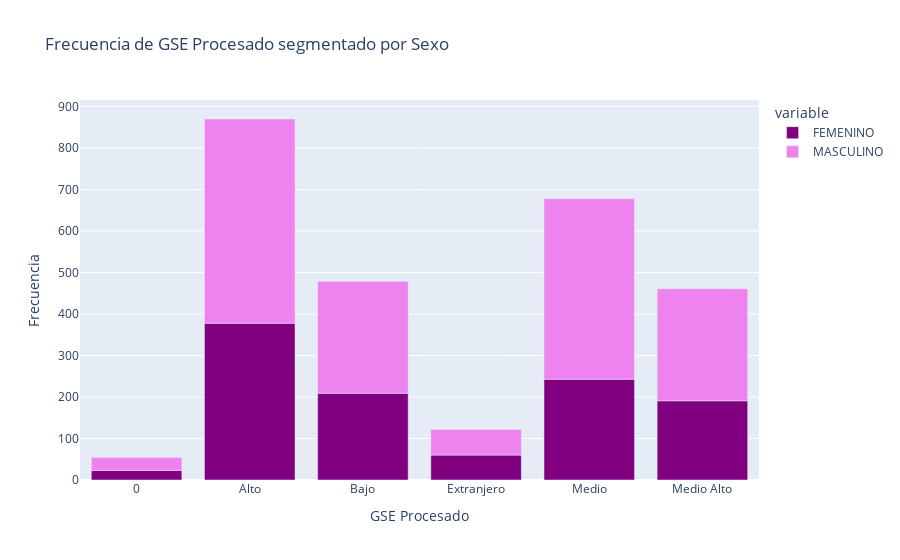

Write notebook code for a chart like this one.
### Code cell
import plotly.express as px

# Filtrar los datos para excluir valores nulos en la columna GSE_Procesado y SEXO
filtered_df_gse = df[df["GSE_Procesado"].notna() & df["SEXO"].notna()]

# Contar las frecuencias de los valores en la columna GSE_Procesado segmentado por SEXO
gse_sexo_counts = filtered_df_gse.groupby(["GSE_Procesado", "SEXO"]).size().unstack().fillna(0)

# Crear el gráfico de barras en orientación vertical
fig_gse_sexo = px.bar(gse_sexo_counts, 
                      x=gse_sexo_counts.index, 
                      y=[col for col in gse_sexo_counts.columns], 
                      orientation='v', 
                      color_discrete_sequence=['purple', 'violet'], 
                      labels={'value': 'Frecuencia', 'GSE_Procesado': 'GSE Procesado'}, 
                      title

fig_gse_sexo.update_traces(textposition='outside', textfont_color='violet')
fig_gse_sexo.update_layout(xaxis_tickangle=0)
fig_gse_sexo.show()

### Figure 1 — Plotly figure (JSON) as saved in the notebook; plotly's stock layout.template omitted (floating-point values rounded to 4 significant figures)
{"data": [{"alignmentgroup": "True", "hovertemplate": "variable=FEMENINO<br>GSE Procesado=%{x}<br>Frecuencia=%{y}<extra></extra>", "legendgroup": "FEMENINO", "marker": {"color": "purple", "pattern": {"shape": ""}}, "name": "FEMENINO", "offsetgroup": "FEMENINO", "orientation": "v", "showlegend": true, "textfont": {"color": "violet"}, "textposition": "outside", "type": "bar", "x": [0, "Alto", "Bajo", "Extranjero", "Medio", "Medio Alto"], "xaxis": "x", "y": [23, 378, 209, 60, 243, 191], "yaxis": "y"}, {"alignmentgroup": "True", "hovertemplate": "variable=MASCULINO<br>GSE Procesado=%{x}<br>Frecuencia=%{y}<extra></extra>", "legendgroup": "MASCULINO", "marker": {"color": "violet", "pattern": {"shape": ""}}, "name": "MASCULINO", "offsetgroup": "MASCULINO", "orientation": "v", "showlegend": true, "textfont": {"color": "violet"}, "textposition": "outside", "type": "bar", "x": [0, "Alto", "Bajo", "Extranjero", "Medio", "Medio Alto"], "xaxis": "x", "y": [31, 492, 270, 62, 435, 270], "yaxis": "y"}], "layout": {"barmode": "relative", "legend": {"title": {"text": "variable"}, "tracegroupgap": 0}, "title": {"text": "Frecuencia de GSE Procesado segmentado por Sexo"}, "xaxis": {"anchor": "y", "domain": [0, 1], "tickangle": 0, "title": {"text": "GSE Procesado"}}, "yaxis": {"anchor": "x", "domain": [0, 1], "title": {"text": "Frecuencia"}}}}
